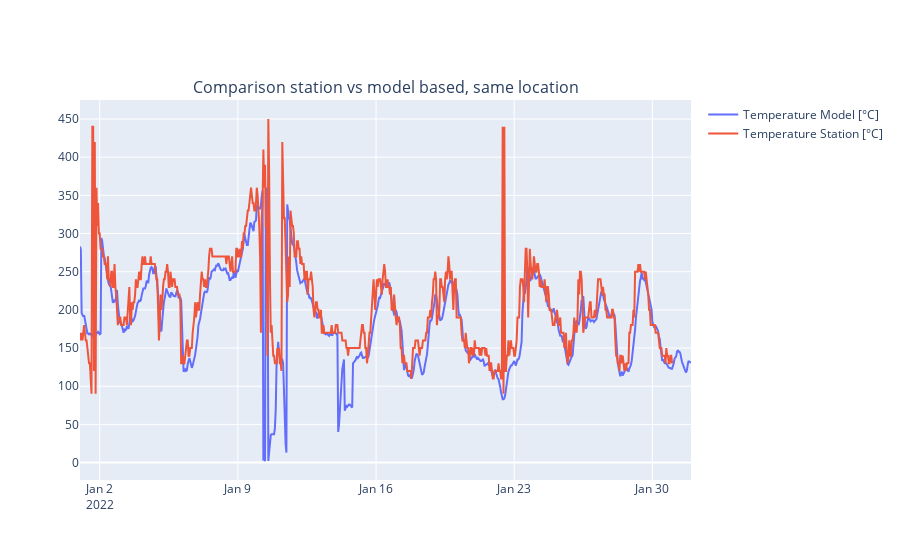

The code cell stored with this chart in its notebook:
### Code cell
fig_compare_same_location = make_subplots(
    specs=[[{}]], column_titles=["Comparison station vs model based, same location"]
)

fig_compare_same_location.add_trace(
    go.Scatter(x=hourly_model_station.index, y=hourly_model_station["winddirection_10m"], name="Temperature Model [°C]")
)
fig_compare_same_location.add_trace(
    go.Scatter(
        x=hourly_station.index,
        y=[abs(val - 360) + 90 for val in hourly_station["wind_direction_degree"]],
        name="Temperature Station [°C]",
    )
)

### Figure 1 — Plotly figure (JSON) as saved in the notebook; plotly's stock layout.template omitted (floating-point values rounded to 4 significant figures; data arrays with more than 128 entries replaced by an {"elided": "..."} marker saying what was removed)
{"data": [{"name": "Temperature Model [°C]", "type": "scatter", "x": {"elided": "744 str values"}, "y": {"elided": "744 int values"}}, {"name": "Temperature Station [°C]", "type": "scatter", "x": {"elided": "721 str values"}, "y": {"elided": "721 int values"}}], "layout": {"annotations": [{"font": {"size": 16}, "showarrow": false, "text": "Comparison station vs model based, same location", "x": 0.5, "xanchor": "center", "xref": "paper", "y": 1, "yanchor": "bottom", "yref": "paper"}], "xaxis": {"anchor": "y", "domain": [0, 1]}, "yaxis": {"anchor": "x", "domain": [0, 1]}}}
